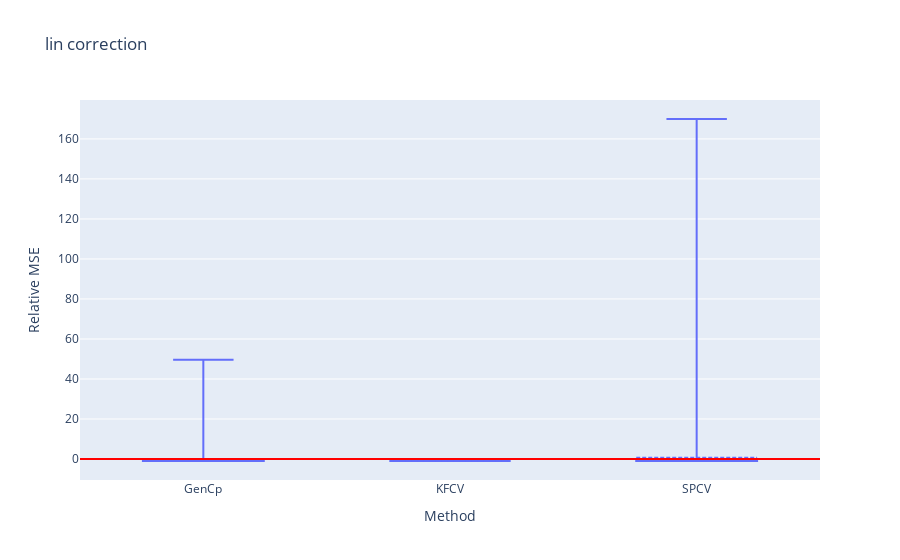

Write notebook code for a chart like this one.
### Code cell
fig_lin = px.box((df - risk) / risk, 
             labels={
                     "variable": "Method",
                     "value": "Relative MSE"
                     },
             title="lin correction",
             points=False)
fig_lin.update_traces(boxmean=True)

fig_lin.add_hline(y=0., line_color='red')

### Figure 1 — Plotly figure (JSON) as saved in the notebook; plotly's stock layout.template omitted (floating-point values rounded to 4 significant figures; data arrays with more than 128 entries replaced by an {"elided": "..."} marker saying what was removed)
{"data": [{"alignmentgroup": "True", "boxmean": true, "boxpoints": false, "hovertemplate": "Method=%{x}<br>Relative MSE=%{y}<extra></extra>", "legendgroup": "", "marker": {"color": "#636efa"}, "name": "", "notched": false, "offsetgroup": "", "orientation": "v", "showlegend": false, "type": "box", "x": {"elided": "600 str values"}, "x0": " ", "xaxis": "x", "y": {"elided": "600 float values"}, "y0": " ", "yaxis": "y"}], "layout": {"boxmode": "group", "legend": {"tracegroupgap": 0}, "shapes": [{"line": {"color": "red"}, "type": "line", "x0": 0, "x1": 1, "xref": "x domain", "y0": 0, "y1": 0, "yref": "y"}], "title": {"text": "lin correction"}, "xaxis": {"anchor": "y", "domain": [0, 1], "title": {"text": "Method"}}, "yaxis": {"anchor": "x", "domain": [0, 1], "title": {"text": "Relative MSE"}}}}
